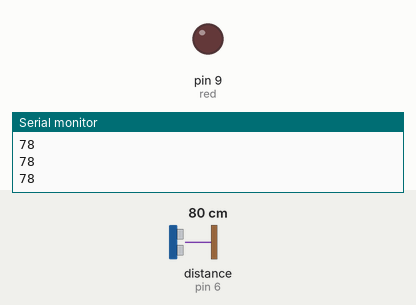
Bench run of a sketch on a simulated Arduino Uno, built with avr-gcc and run on an emulated ATmega328P. Shown: output pins drawn as LEDs (lit = HIGH), the last lines printed to the serial monitor. Wiring (inferred from the names in the program): ultrasonic range finder: trigger pin 2; echo pin 6. The inputs (shaded band) are chosen by the test bench; at power-on: distance to the obstacle (sensor on pin 6) 80 cm. The echo pulse lasts 58.3 µs per cm; pins used as bus, display or sensor lines are not drawn.

Above: at 1.2 s.
1.3 s: distance to the obstacle (sensor on pin 6) set to 8 cm
2.8 s: distance to the obstacle (sensor on pin 6) set to 5 cm
At 3.8 s:
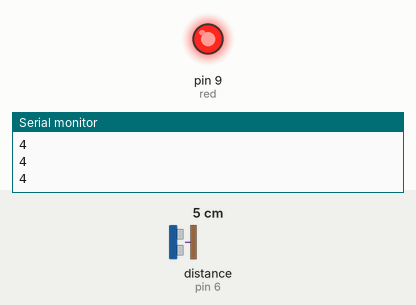
4.5 s: distance to the obstacle (sensor on pin 6) set to 9 cm
At 5.2 s:
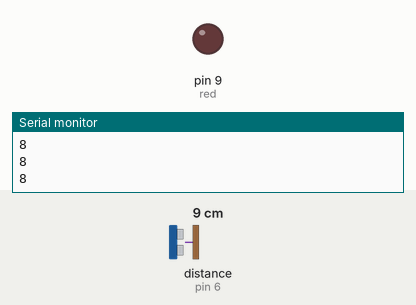
6.0 s: distance to the obstacle (sensor on pin 6) set to 2 cm
At 6.6 s:
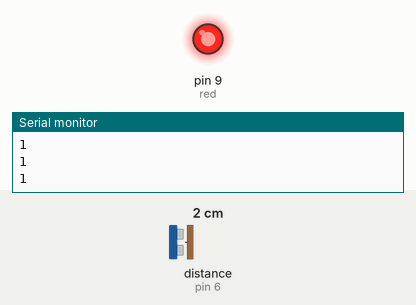
Timing chart, 0 to 8.5 s (numbered marks = the images above; inputs shaded):
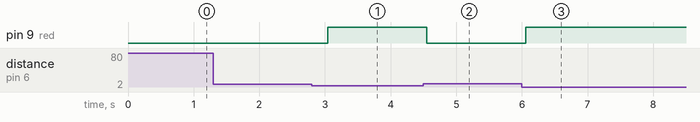

The sketch:

TP2EJ1.ino
```cpp
                                                                                                                                                                                                                                                                                                                                                                                                                                                                                                                                                                                                                           /* 1.  Utilice el sensor hc-sr04 para determinar la distancia de los objetos que pasan delante de este. Si un objeto
se acerca o permanece a menos de 5 cm deberá encender un led rojo, el cual deberá apagar cuando este se aleje. */

void setup() {
  Serial.begin(9600);
  pinMode(9, OUTPUT);//red
  pinMode(6, INPUT); //echo
  pinMode(2, OUTPUT); //trig
}

void loop() {
  digitalWrite(2, LOW);
  delayMicroseconds(100);
  digitalWrite(2, HIGH);
  delayMicroseconds(200);
  digitalWrite(2, LOW);

  int duration = pulseIn(6, HIGH);
  int cm= duration*0.034/2;
  Serial.print(cm);
  Serial.println(' ');
  encender(cm);
  delay(250);
}

void encender(int cm){
    if (cm<=5){
      analogWrite(9, 255);
    }
    else{
      analogWrite(9,0);
    }
}
```

Measured:
- the behaviour switches between 7 and 6 cm on distance to the obstacle (sensor on pin 6) (found by bisection; images 0 and 1)
- after the input at 2.8 s, pin 9 (red): LOW → HIGH after 0.24 s
- after the input at 4.5 s, pin 9 (red): HIGH → LOW after 0.05 s
- after the input at 6.0 s, pin 9 (red): LOW → HIGH after 0.06 s
